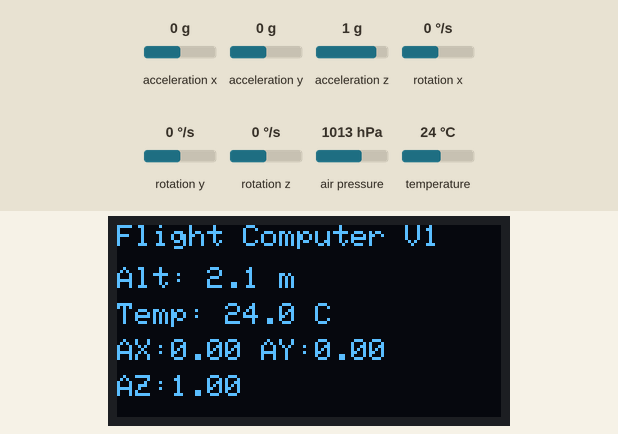
Simulated run of this sketch. Board: ESP32. Parts: 128×64 one-colour display. Wiring (inferred from the names in the program): MPU-6050 motion sensor at I2C address 0x68. The test bench sets the inputs (shaded band); at power-on: acceleration x 0 g, acceleration y 0 g, acceleration z 1 g, air pressure 1013 hPa, temperature 24 °C, rotation x 0 °/s, rotation y 0 °/s, rotation z 0 °/s. What the sketch prints to the serial monitor is not drawn.

Above: at 2.3 s.
2.4 s: acceleration x set to -1.4 g
At 3.7 s:
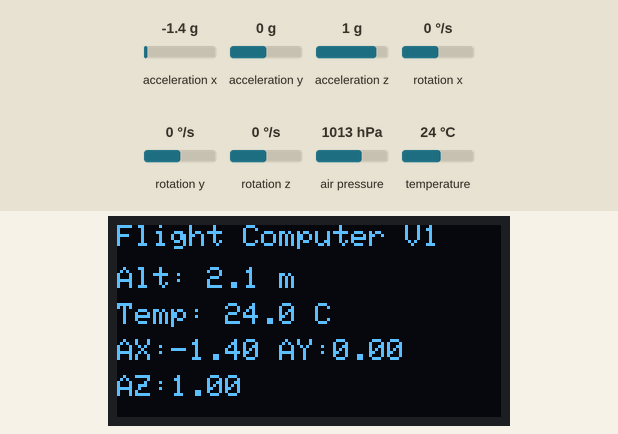
4.2 s: acceleration y set to -1.4 g
At 5.6 s:
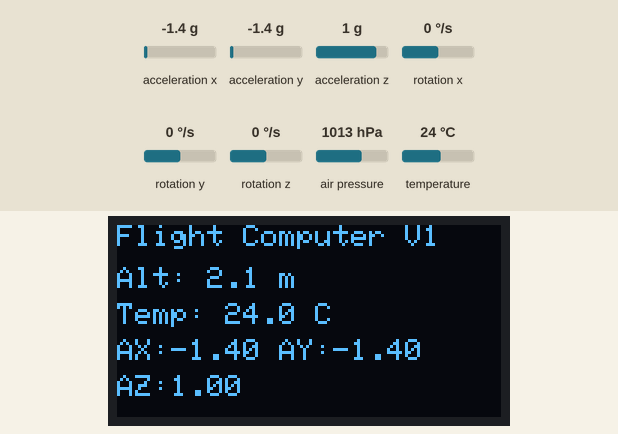
5.9 s: acceleration z set to -1.4 g
At 6.6 s:
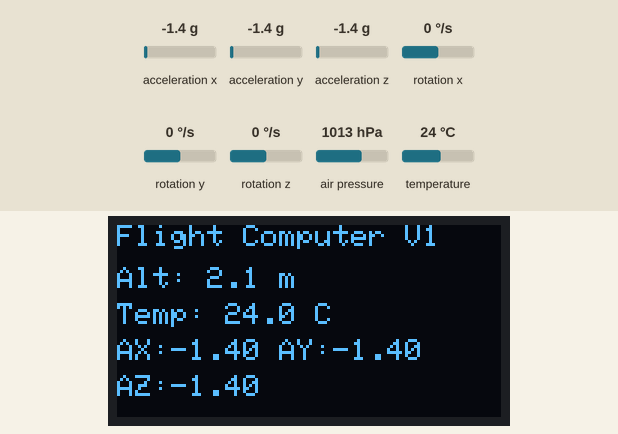
7.5 s: air pressure set to 952 hPa
At 8.7 s:
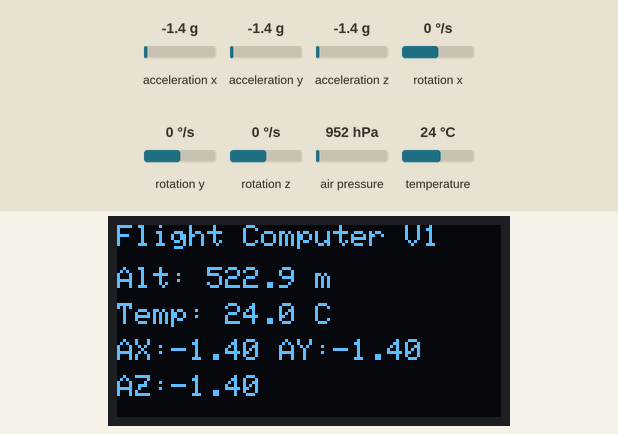
9.1 s: temperature set to 12 °C
At 9.6 s:
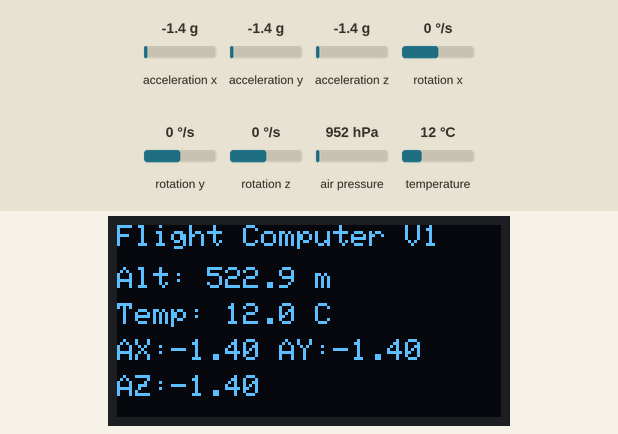
Timing chart, 0 to 11.7 s (numbered marks = the images above; inputs shaded):
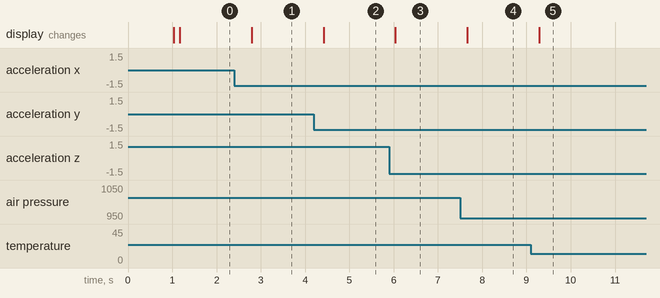

The sketch:

sketch_aug09a.ino
```cpp
#include <Wire.h>
#include <Adafruit_BMP280.h>
#include <Adafruit_GFX.h>
#include <Adafruit_SSD1306.h>

#define SCREEN_WIDTH 128
#define SCREEN_HEIGHT 64
#define OLED_RESET -1
#define OLED_ADDR 0x3C

#define IMU_ADDR 0x68

Adafruit_BMP280 bmp;
Adafruit_SSD1306 display(SCREEN_WIDTH, SCREEN_HEIGHT, &Wire, OLED_RESET);

void imuWrite(byte reg, byte value) {
  Wire.beginTransmission(IMU_ADDR);
  Wire.write(reg);
  Wire.write(value);
  Wire.endTransmission();
}

int16_t imuRead16(byte reg) {
  Wire.beginTransmission(IMU_ADDR);
  Wire.write(reg);
  Wire.endTransmission(false);

  Wire.requestFrom(IMU_ADDR, 2);

  if (Wire.available() >= 2) {
    return (int16_t)((Wire.read() << 8) | Wire.read());
  }

  return 0;
}

void setup() {
  Serial.begin(115200);
  delay(1000);

  Wire.begin(21, 22);

  // OLED
  if (!display.begin(SSD1306_SWITCHCAPVCC, OLED_ADDR)) {
    Serial.println("OLED not found!");
    while (1);
  }

  // BMP280
  if (!bmp.begin(0x76)) {
    if (!bmp.begin(0x77)) {
      Serial.println("BMP280 not found!");
      while (1);
    }
  }

  // Wake IMU
  imuWrite(0x6B, 0x00);
  delay(100);

  Serial.println("Integrated sensor test started.");
}

void loop() {

  // -------- BMP280 --------
  float temperature = bmp.readTemperature();
  float pressure = bmp.readPressure() / 100.0F;
  float altitude = bmp.readAltitude(1013.25);

  // -------- IMU --------
  int16_t axRaw = imuRead16(0x3B);
  int16_t ayRaw = imuRead16(0x3D);
  int16_t azRaw = imuRead16(0x3F);

  int16_t gxRaw = imuRead16(0x43);
  int16_t gyRaw = imuRead16(0x45);
  int16_t gzRaw = imuRead16(0x47);

  // Assuming MPU6050-compatible default scales:
  // Accelerometer ±2g -> 16384 LSB/g
  // Gyroscope ±250 deg/s -> 131 LSB/(deg/s)

  float ax = axRaw / 16384.0;
  float ay = ayRaw / 16384.0;
  float az = azRaw / 16384.0;

  float gx = gxRaw / 131.0;
  float gy = gyRaw / 131.0;
  float gz = gzRaw / 131.0;

  // -------- Serial Monitor --------

  Serial.println("--------- FLIGHT COMPUTER TEST ---------");

  Serial.print("Temperature: ");
  Serial.print(temperature);
  Serial.println(" C");

  Serial.print("Pressure: ");
  Serial.print(pressure);
  Serial.println(" hPa");

  Serial.print("Altitude: ");
  Serial.print(altitude);
  Serial.println(" m");

  Serial.print("Accel X/Y/Z: ");
  Serial.print(ax);
  Serial.print(" / ");
  Serial.print(ay);
  Serial.print(" / ");
  Serial.println(az);

  Serial.print("Gyro X/Y/Z: ");
  Serial.print(gx);
  Serial.print(" / ");
  Serial.print(gy);
  Serial.print(" / ");
  Serial.println(gz);

  // -------- OLED --------

  display.clearDisplay();
  display.setTextColor(SSD1306_WHITE);
  display.setTextSize(1);

  display.setCursor(0, 0);
  display.println("Flight Computer V1");

  display.setCursor(0, 14);
  display.print("Alt: ");
  display.print(altitude, 1);
  display.println(" m");

  display.setCursor(0, 26);
  display.print("Temp: ");
  display.print(temperature, 1);
  display.println(" C");

  display.setCursor(0, 38);
  display.print("AX:");
  display.print(ax, 2);

  display.print(" AY:");
  display.print(ay, 2);

  display.setCursor(0, 50);
  display.print("AZ:");
  display.print(az, 2);

  display.display();

  delay(500);
}
```

Measured:
- after the input at 2.4 s, the display: changes after 0.39 s (image 1)
- after the input at 4.2 s, the display: changes after 0.22 s (image 2)
- after the input at 5.9 s, the display: changes after 0.14 s (image 3)
- after the input at 7.5 s, the display: changes after 0.16 s (image 4)
- after the input at 9.1 s, the display: changes after 0.19 s (image 5)
